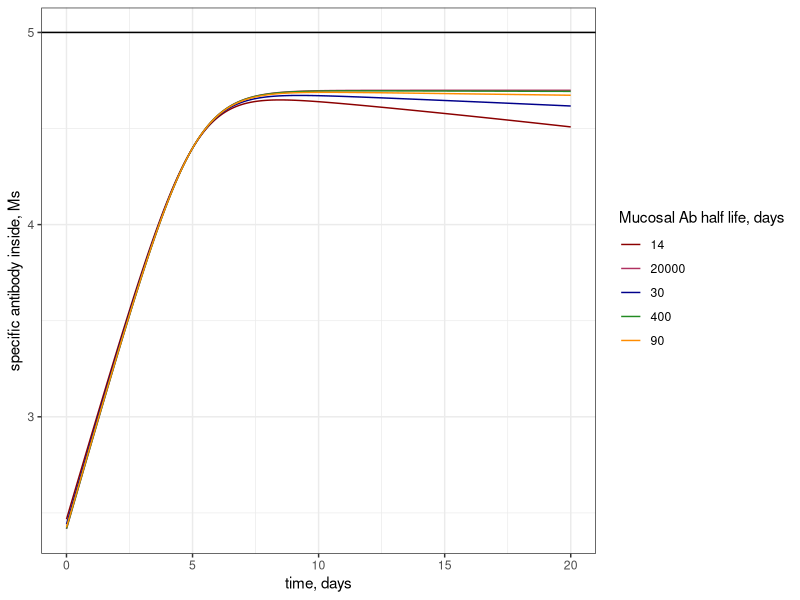

Generate this figure with R:
## ---- chunk 1
#install.package("here")
library(here)

#install.package("ggplot2")
library(ggplot2)

#install.package("gridExtra")
library(gridExtra)

#install.packages("tidyverse")
library(tidyverse)

#install.packages("deSolve")
library(deSolve)

#load functions
#source(here("code", "functions", "functions.R"))

#choose plotting colors
my_colors = c("darkred", "maroon", "darkblue", "forestgreen", "darkorange", "goldenrod") #choose color range
num_colors = length(my_colors) #set number of colors needed for plotting
my_colors = colorRampPalette(my_colors)(num_colors) #increase number of colors staying in color range
## ---- chunk 2
#function for plotting specific antibodies during infection
M_s = function(A0, t_p, r, d_mu, t) {(A0/(1+exp(-r*(t-t_p))))*(1/(1+exp(d_mu*(t_p-t))))} #sigmoidal growth, A0 is max antibody, t_p is half the time to peak, r is initial growth

ts = seq(0,20, by = 1/24)
A0 = 10^5
t_p = 5
r = 1.05
t_halfs = c(14,30,90,400, 20000) #half lives of mucosal ab in days
d_mus = log(0.5)/t_halfs #half lives in days

# calculate specific antibodies during infection by d_mu
Ms = sapply(d_mus, function(d_mu) { #columns are d_mu
  sapply(ts, function(t){M_s(A0 = A0, t_p = t_p, r = r, d_mu = d_mu, t = t)})}) %>% #rows are time
  cbind(ts, .) %>% as.data.frame() # add times column and format as df
colnames(Ms ) = c("time", t_halfs) #name columns for easier calling

Ms = Ms %>% pivot_longer( #longform for ggplot
  cols = !time,
  names_to = "thalf",
  values_to = "Ms")

# plot 
plot = ggplot() + 
  geom_line(data = Ms, aes(x = time, y = log10(Ms), group = thalf, col = thalf)) +
  geom_hline(yintercept = log10(A0), lientype = "dashed") +
  theme_bw() +
  labs(x = "time, days", y = "specific antibody inside, Ms", col = "Mucosal Ab half life, days")+
  scale_color_manual(values = my_colors)

#print to view 
print(plot)
## ---- chunk 3
